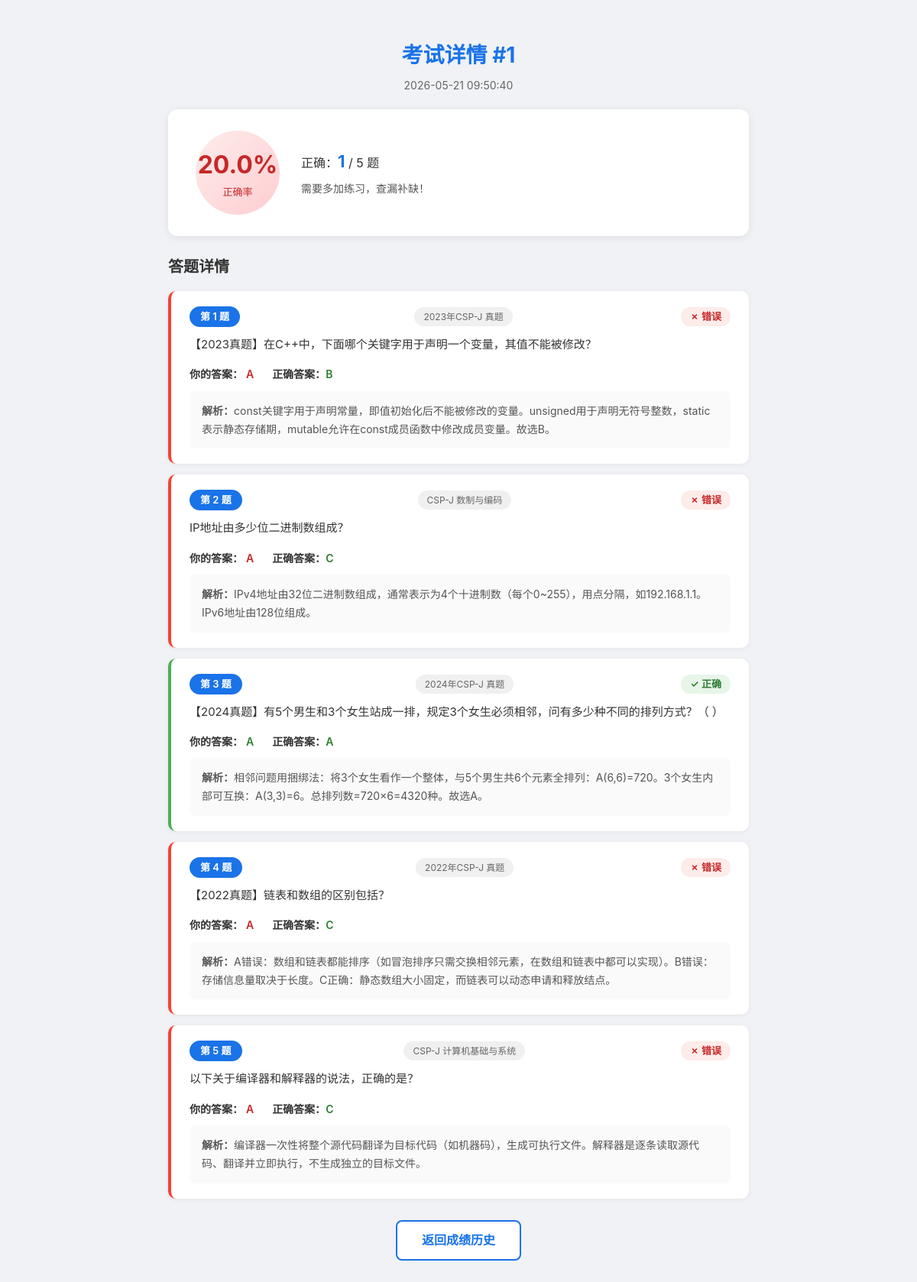
The page /exam/1 on the database its author committed.
### tables this page shows
CREATE TABLE exams (
            id INTEGER PRIMARY KEY AUTOINCREMENT,
            created_at TIMESTAMP DEFAULT CURRENT_TIMESTAMP,
            total INTEGER NOT NULL,
            correct INTEGER NOT NULL,
            accuracy REAL NOT NULL
        , student_name TEXT NOT NULL DEFAULT "");

### app.py (the view)
@app.route('/exam/<int:exam_id>')
def exam_detail(exam_id):
    data = get_exam_detail(exam_id)
    if not data:
        return redirect(url_for('history'))
    id_to_q = {q['id']: q for q in QUESTIONS}
    exam = data['exam']
    answers = data['answers']
    results = []
    for a in answers:
        q = id_to_q.get(a['question_id'])
        if not q:
            continue
        results.append({
            'question': q,
            'user_answer': a['user_answer'],
            'is_correct': bool(a['is_correct']),
        })
    return render_template('exam_detail.html',
                           exam=exam,
                           results=results,
                           get_source=get_source)

### app.py (called while the page is built)
def get_source(question):
    if question.get('source'):
        return question['source']
    text = question['question'] + ' ' + ' '.join(question['options'])
    for keywords, label in SOURCE_RULES:
        for kw in keywords:
            if re.search(kw, text):
                return label
    return "CSP-J 综合知识"

### db.py (called while the page is built)
def get_db():
    conn = sqlite3.connect(DB_PATH)
    conn.row_factory = sqlite3.Row
    return conn

def get_exam_detail(exam_id):
    conn = get_db()
    exam = conn.execute('SELECT * FROM exams WHERE id = ?', (exam_id,)).fetchone()
    if not exam:
        conn.close()
        return None
    answers = conn.execute(
        'SELECT * FROM exam_answers WHERE exam_id = ?', (exam_id,)
    ).fetchall()
    conn.close()
    return {
        'exam': dict(exam),
        'answers': [dict(a) for a in answers]
    }

### templates/exam_detail.html (shortened to what this page needs)
<!DOCTYPE html>
<html lang="zh-CN">
<head>
    <link rel="stylesheet" href="{{ url_for('static', filename='style.css') }}">
</head>
<body>
    <div class="container">
        <header>
            <h1>考试详情 #{{ exam.id }}</h1>
            <p class="subtitle">{{ exam.created_at }}</p>
        </header>
        <div class="score-summary">
            <div class="score-circle {{ 'pass' if exam.accuracy >= 60 else 'fail' }}">
                <span class="score-number">{{ exam.accuracy }}%</span>
                <span class="score-label">正确率</span>
            </div>
            <div class="score-detail">
                <p>正确：<strong>{{ exam.correct }}</strong> / {{ exam.total }} 题</p>
                <p class="score-msg">
                    {% if exam.accuracy == 100 %}满分！太厉害了！
                    {% elif exam.accuracy >= 80 %}优秀！掌握得很好！
                    {% elif exam.accuracy >= 60 %}不错，继续加油！
                    {% else %}需要多加练习，查漏补缺！
                    {% endif %}
                </p>
            </div>
        </div>
        <div class="answers-section">
            <h2>答题详情</h2>
            {% for r in results %}
            <div class="answer-card {{ 'correct' if r.is_correct else 'wrong' }}">
                <div class="answer-header">
                    <span class="question-number">第 {{ loop.index }} 题</span>
                    <span class="question-source">{{ get_source(r.question) }}</span>
                    <span class="result-badge">{{ '✓ 正确' if r.is_correct else '✗ 错误' }}</span>
                </div>
                <div class="question-body">
                    <pre class="question-text">{{ r.question.question }}</pre>
                </div>
                <div class="answer-info">
                    <p><strong>你的答案：</strong>
                        <span class="{{ 'correct-ans' if r.is_correct else 'wrong-ans' }}">
                            {{ r.user_answer if r.user_answer else '未作答' }}
                        </span>
                    </p>
                    <p><strong>正确答案：</strong><span class="correct-ans">{{ r.question.answer }}</span></p>
                </div>
                <div class="analysis-box">
                    <strong>解析：</strong>{{ r.question.analysis }}
                </div>
            </div>
            {% endfor %}
        </div>
        <div class="action-bar">
            <a href="{{ url_for('history') }}" class="btn-back">返回成绩历史</a>
        </div>
    </div>
</body>
</html>

### static/style.css (style rules this page uses)
* { margin: 0; padding: 0; box-sizing: border-box; }
body { font-family: -apple-system, BlinkMacSystemFont, "Segoe UI", "PingFang SC", "Microsoft YaHei", sans-serif; background: #f0f2f5; color: #333; line-height: 1.6; min-height: 100vh; }
.container { max-width: 800px; margin: 0 auto; padding: 20px; }
header { text-align: center; padding: 30px 0 20px; }
header h1 { font-size: 28px; color: #1a73e8; margin-bottom: 6px; }
.subtitle { color: #666; font-size: 14px; }
.btn-start, .btn-submit, .btn-back { display: inline-block; padding: 12px 32px; background: #1a73e8; color: #fff; border: none; border-radius: 8px; font-size: 16px; font-weight: 600; cursor: pointer; text-decoration: none; transition: background 0.2s; }
.question-number { display: inline-block; background: #1a73e8; color: #fff; padding: 3px 14px; border-radius: 20px; font-size: 13px; font-weight: 600; }
.question-source { display: inline-block; background: #f0f0f0; color: #666; padding: 3px 12px; border-radius: 20px; font-size: 12px; margin-left: 8px; }
.question-text { font-size: 15px; white-space: pre-wrap; word-break: break-word; font-family: inherit; margin: 0 0 16px; line-height: 1.7; }
.score-summary { display: flex; align-items: center; gap: 28px; background: #fff; border-radius: 12px; padding: 28px 36px; box-shadow: 0 2px 12px rgba(0, 0, 0, 0.08); margin-bottom: 24px; }
.score-circle { width: 110px; height: 110px; border-radius: 50%; display: flex; flex-direction: column; align-items: center; justify-content: center; flex-shrink: 0; }
.score-circle.fail { background: linear-gradient(135deg, #fdecea, #ffcdd2); color: #c62828; }
.score-number { font-size: 32px; font-weight: 700; }
.score-label { font-size: 13px; }
.score-detail { font-size: 16px; }
.score-detail strong { font-size: 22px; color: #1a73e8; }
.score-msg { margin-top: 6px; color: #555; font-size: 14px; }
.answers-section { margin-bottom: 28px; }
.answers-section h2 { font-size: 20px; margin-bottom: 16px; color: #333; }
.answer-card { background: #fff; border-radius: 10px; padding: 20px 24px; margin-bottom: 14px; box-shadow: 0 1px 6px rgba(0, 0, 0, 0.06); border-left: 4px solid #ddd; }
.answer-card.correct { border-left-color: #4caf50; }
.answer-card.wrong { border-left-color: #f44336; }
.answer-header { display: flex; justify-content: space-between; align-items: center; margin-bottom: 10px; }
.result-badge { font-size: 13px; font-weight: 600; padding: 2px 12px; border-radius: 12px; }
.answer-card.correct .result-badge { background: #e8f5e9; color: #2e7d32; }
.answer-card.wrong .result-badge { background: #fdecea; color: #c62828; }
.answer-info { display: flex; gap: 24px; font-size: 14px; margin-bottom: 10px; flex-wrap: wrap; }
.correct-ans { color: #2e7d32; font-weight: 600; }
.wrong-ans { color: #c62828; font-weight: 600; }
.analysis-box { background: #fafafa; padding: 14px 16px; border-radius: 6px; font-size: 14px; line-height: 1.7; color: #555; }
.action-bar { text-align: center; margin-bottom: 20px; }
.btn-back { background: #fff; color: #1a73e8; border: 2px solid #1a73e8; }

### rows shown on the page
exams: id "1", created_at "2026-05-21 09:50:40", accuracy "20.0", correct "1", total "5"

### other values the page prints
{{ get_source(r.question) }} "2023年CSP-J 真题" "CSP-J 数制与编码" "2024年CSP-J 真题" "2022年CSP-J 真题" "CSP-J 计算机基础与系统"
{{ '✓ 正确' if r.is_correct else '✗ 错误' }} "✗ 错误" "✗ 错误" "✓ 正确" "✗ 错误" "✗ 错误"
{{ r.question.question }} "【2023真题】在C++中，下面哪个关键字用于声明一个变量，其值不能被修改？" "IP地址由多少位二进制数组成？" "【2024真题】有5个男生和3个女生站成一排，规定3个女生必须相邻，问有多少种不同的排列方式？（ ）" "【2022真题】链表和数组的区别包括？" "以下关于编译器和解释器的说法，正确的是？"
{{ r.user_answer if r.user_answer else '未作答' }} "A" "A" "A" "A" "A"
{{ r.question.answer }} "B" "C" "A" "C" "C"
{{ r.question.analysis }} "const关键字用于声明常量，即值初始化后不能被修改的变量。unsigned用于声明无符号整数，static表示静态存储期，mutable允许在const成员函数中修改成员变量。故选B。" "IPv4地址由32位二进制数组成，通常表示为4个十进制数（每个0~255），用点分隔，如192.168.1.1。IPv6地址由128位组成。" "相邻问题用捆绑法：将3个女生看作一个整体，与5个男生共6个元素全排列：A(6,6)=720。3个女生内部可互换：A(3,3)=6。总排列数=720×6=4320种。故选A。" "A错误：数组和链表都能排序（如冒泡排序只需交换相邻元素，在数组和链表中都可以实现）。B错误：存储信息量取决于长度。C正确：静态数组大小固定，而链表可以动态申请和释放结点。" "编译器一次性将整个源代码翻译为目标代码（如机器码），生成可执行文件。解释器是逐条读取源代码、翻译并立即执行，不生成独立的目标文件。"
